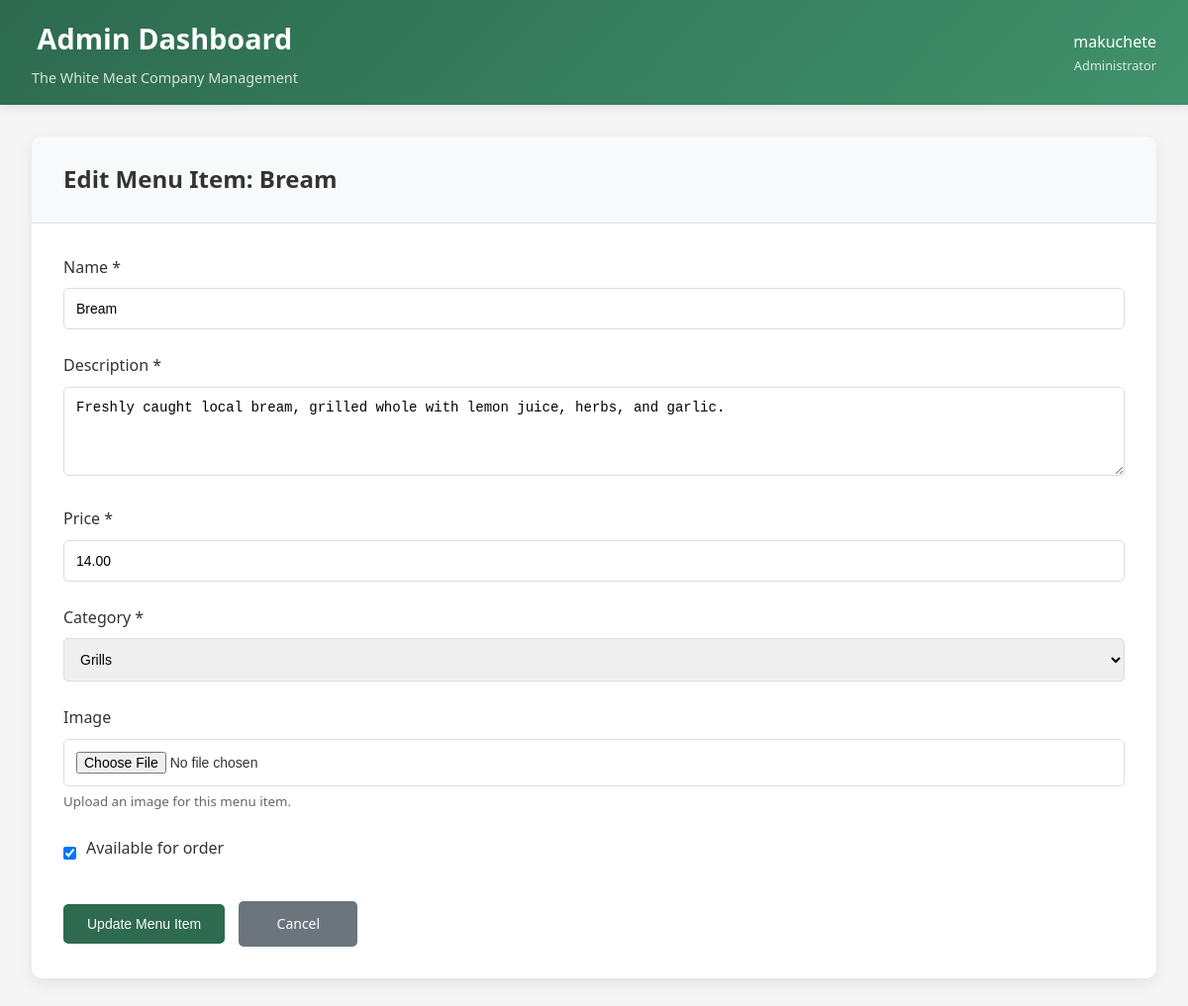
The page /dashboard/branch/1/menu/21/edit/ (signed in) on the database its author committed.
### frontend/models.py (models this page shows, shortened)
class MenuItem(models.Model):
    branch = models.ForeignKey(RestaurantBranch, on_delete=models.CASCADE, related_name='menu_items')
    name = models.CharField(max_length=200)
    description = models.TextField()
    price = models.DecimalField(max_digits=8, decimal_places=2)
    category = models.ForeignKey(MenuCategory, on_delete=models.CASCADE)
    image = models.ImageField(upload_to='menu_images/', blank=True, null=True, help_text="Upload menu item image")
    image_filename = models.CharField(max_length=200, blank=True, help_text="Alternative: Image filename in static/images/")
    is_available = models.BooleanField(default=True)
    is_featured = models.BooleanField(default=False)
    ingredients = models.TextField(blank=True, help_text="List of ingredients")
    allergens = models.TextField(blank=True, help_text="Allergen information")
    preparation_time = models.IntegerField(null=True, blank=True, help_text="Preparation time in minutes")
    calories = models.IntegerField(null=True, blank=True, help_text="Calories per serving")
    created_at = models.DateTimeField(auto_now_add=True)
    updated_at = models.DateTimeField(auto_now=True)
    class Meta:
        ordering = ['category', 'name']
        unique_together = ['branch', 'name']  # Prevent duplicate menu items per branch

class MenuCategory(models.Model):
    name = models.CharField(max_length=100)
    slug = models.SlugField(unique=True)
    description = models.TextField(blank=True)
    order = models.IntegerField(default=0)
    class Meta:
        verbose_name_plural = "Menu Categories"
        ordering = ['order', 'name']

### frontend/views.py (the view, shortened to what this page needs)
# urls.py: path('dashboard/branch/<int:branch_id>/menu/<int:item_id>/edit/', views.edit_menu_item, name='edit_menu_item'),
@login_required
def edit_menu_item(request, branch_id, item_id):
    branch = get_object_or_404(RestaurantBranch, id=branch_id, is_active=True)
    menu_item = get_object_or_404(MenuItem, id=item_id, branch=branch)
    categories = MenuCategory.objects.all().order_by('order')
    context = {
        'branch': branch,
        'menu_item': menu_item,
        'categories': categories,
    }
    return render(request, 'admin/edit_menu_item.html', context)

### templates/admin/edit_menu_item.html (shortened to what this page needs)
{% extends 'admin/base.html' %}
{% block content_title %}Edit Menu Item: {{ menu_item.name }}{% endblock %}
{% block content %}
<form method="post" enctype="multipart/form-data">
    <div class="form-group">
        <label for="name">Name *</label>
        <input type="text" id="name" name="name" value="{{ menu_item.name }}" required>
    </div>
    <div class="form-group">
        <label for="description">Description *</label>
        <textarea id="description" name="description" rows="4" required>{{ menu_item.description }}</textarea>
    </div>
    <div class="form-group">
        <label for="price">Price *</label>
        <input type="number" id="price" name="price" step="0.01" min="0" value="{{ menu_item.price }}" required>
    </div>
    <div class="form-group">
        <label for="category">Category *</label>
        <select id="category" name="category" required>
            {% for category in categories %}
            <option value="{{ category.id }}" {% if category.id == menu_item.category.id %}selected{% endif %}>{{ category.name }}</option>
            {% endfor %}
        </select>
    </div>
    <div class="form-group">
        <label for="image">Image</label>
        <input type="file" id="image" name="image" accept="image/*">
        <small style="color: #666; display: block; margin-top: 5px;">
            {% if menu_item.image %}Upload a new image to replace the current one.{% else %}Upload an image for this menu item.{% endif %}
        </small>
    </div>
    <div class="form-group">
        <div class="checkbox-group">
            <input type="checkbox" id="is_available" name="is_available" {% if menu_item.is_available %}checked{% endif %}>
            <label for="is_available">Available for order</label>
        </div>
    </div>
    <div style="margin-top: 2rem;">
        <button type="submit" class="btn">Update Menu Item</button>
        <a href="{% url 'branch_menu_items' branch.id %}" class="btn btn-secondary" style="margin-left: 10px;">Cancel</a>
    </div>
</form>
{% endblock %}

### templates/admin/base.html (shortened to what this page needs)
<!DOCTYPE html>
{% load static %}
<html lang="en">
<head>
    <link rel="stylesheet" href="{% static 'css/style.css' %}" />
    <link rel="stylesheet" href="{% static 'css/scroll-animations.css' %}" />
    <link rel="stylesheet" href="https://cdnjs.cloudflare.com/ajax/libs/font-awesome/6.4.0/css/all.min.css" />
    <link href="https://cdn.jsdelivr.net/npm/aos@2.3.4/dist/aos.css" rel="stylesheet" />
</head>
<body>
    <header class="admin-header">
        <div style="display: flex; justify-content: space-between; align-items: center;">
            <div>
                <h1 style="margin: 0;">{% block header_title %}Admin Dashboard{% endblock %}</h1>
                <p style="margin: 5px 0 0 0; opacity: 0.8; font-size: 0.9rem;">The White Meat Company Management</p>
            </div>
            <div style="display: flex; align-items: center; gap: 20px;">
                <div style="text-align: right;">
                    <div style="font-weight: 500;">{{ user.first_name|default:user.username }}</div>
                    <div style="font-size: 0.8rem; opacity: 0.8;">Administrator</div>
                </div>
            </div>
        </div>
    </header>
    <div class="admin-container">
        <div class="admin-content">
            <div class="content-header">
                <h2>{% block content_title %}Dashboard{% endblock %}</h2>
            </div>
            <div class="content-body">
                {% block content %}{% endblock %}
            </div>
        </div>
    </div>
</body>
</html>

### static/css/style.css (style rules this page uses)
* { margin: 0; padding: 0; box-sizing: border-box; }
body, html { font-family: Arial, sans-serif; height: 100%; background-color: #fff; overflow-x: hidden; line-height: 1.6; color: #333; }
.btn { padding: 14px 24px; border: none; text-decoration: none; font-size: 1.08rem; color: white; font-weight: bold; border-radius: 10px; transition: transform 0.2s; min-width: 120px; text-align: center; display: inline-block; box-sizing: border-box; }
textarea { resize: vertical; min-height: 90px; }
h1 { text-align: center; margin-bottom: 40px; font-size: 2em; }

### templates/admin/base.html (style rules this page uses)
body { font-family: 'Segoe UI', Tahoma, Geneva, Verdana, sans-serif; background: #f5f5f5; margin: 0; padding: 0; }
.admin-header { background: linear-gradient(135deg, #2d6a4f 0%, #40916c 100%); color: white; padding: 1rem 2rem; box-shadow: 0 2px 10px rgba(0,0,0,0.1); }
.admin-header h1 { margin: 0; font-size: 1.8rem; font-weight: 600; }
.admin-container { max-width: 1200px; margin: 0 auto; padding: 2rem; }
.admin-content { background: white; border-radius: 10px; box-shadow: 0 5px 15px rgba(0,0,0,0.08); overflow: hidden; }
.content-header { background: #f8f9fa; padding: 1.5rem 2rem; border-bottom: 1px solid #dee2e6; }
.content-header h2 { margin: 0; color: #333; font-size: 1.5rem; }
.content-body { padding: 2rem; }
.btn { display: inline-block; padding: 12px 24px; background: #2d6a4f; color: white; text-decoration: none; border-radius: 5px; border: none; cursor: pointer; font-size: 14px; font-weight: 500; transition: all 0.3s ease; }
.btn-secondary { background: #6c757d; }
.form-group { margin-bottom: 1.5rem; }
.form-group label { display: block; margin-bottom: 0.5rem; font-weight: 500; color: #333; }
.form-group input, .form-group select, .form-group textarea { width: 100%; padding: 12px; border: 1px solid #ddd; border-radius: 5px; font-size: 14px; box-sizing: border-box; }
.checkbox-group { display: flex; align-items: center; gap: 10px; }
.checkbox-group input[type="checkbox"] { width: auto; }

### rows shown on the page
MenuItem: name "Bream", description "Freshly caught local bream, grilled whole with lemon juice, herbs, and garlic.", price "14.00", category "Grills", is_available "☑"

### other values the page prints
{{ user.first_name|default:user.username }} "makuchete"
